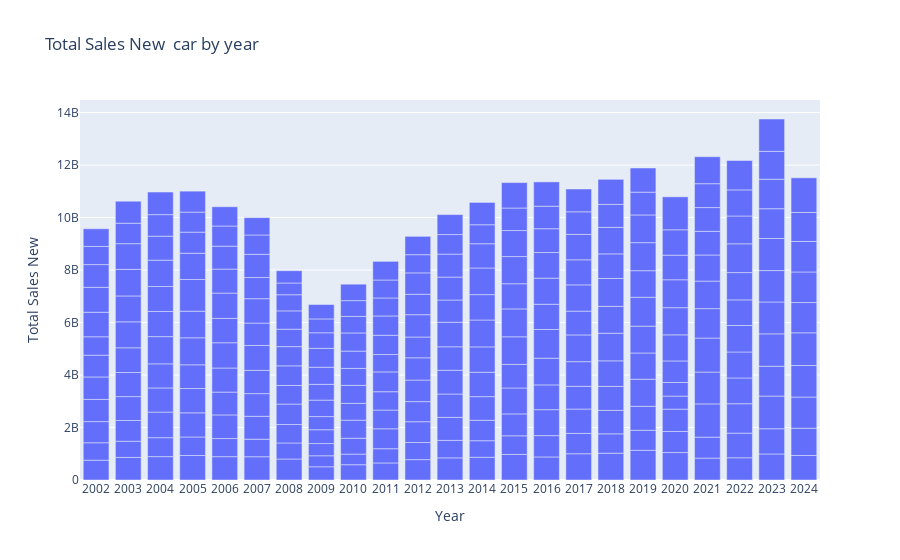

Notebook source saved alongside this figure:
### Markdown cell above
## Year 2022 was the best year for selling used car it has most number of sale while 2009 has the least num ber of sale.

### Code cell
#create bar plot
fig5= px.bar(data, x= 'Year', y= 'Total Sales New',  barmode= 'group',
             title='Total Sales New  car by year')
fig5.show()

### Figure 1 — Plotly figure (JSON) as saved in the notebook; plotly's stock layout.template omitted (floating-point values rounded to 4 significant figures; data arrays with more than 128 entries replaced by an {"elided": "..."} marker saying what was removed)
{"data": [{"alignmentgroup": "True", "hovertemplate": "Year=%{x}<br>Total Sales New=%{y}<extra></extra>", "legendgroup": "", "marker": {"color": "#636efa", "pattern": {"shape": ""}}, "name": "", "offsetgroup": "", "orientation": "v", "showlegend": false, "textposition": "auto", "type": "bar", "x": {"elided": "274 str values"}, "xaxis": "x", "y": {"elided": "274 int values"}, "yaxis": "y"}], "layout": {"autosize": true, "barmode": "group", "legend": {"tracegroupgap": 0}, "title": {"text": "Total Sales New  car by year"}, "xaxis": {"anchor": "y", "autorange": true, "domain": [0, 1], "range": [-0.5, 22.5], "title": {"text": "Year"}, "type": "category"}, "yaxis": {"anchor": "x", "autorange": true, "domain": [0, 1], "range": [0, 14480000000.0], "title": {"text": "Total Sales New"}, "type": "linear"}}}
